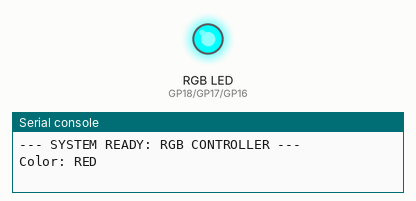
Recording of a program running on a simulated Raspberry Pi Pico running MicroPython. Parts: an RGB LED mixed from three pins (HIGH = lit), the last lines printed to the serial console.

Above: at 0.5 s.
At 2.5 s:
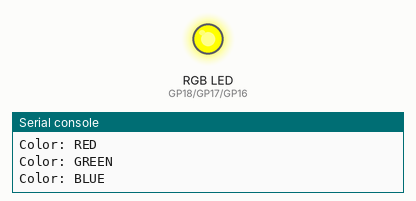
At 3.5 s:
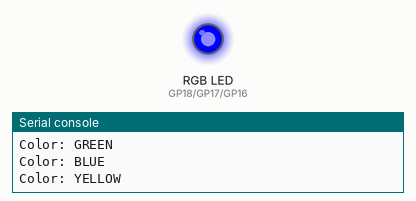
At 4.5 s:
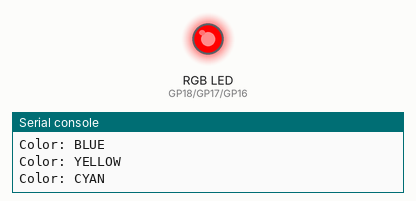
At 6.5 s:
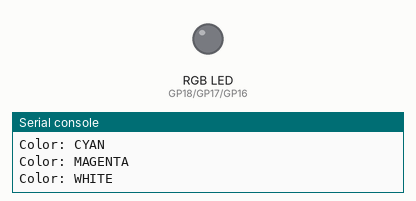
At 9.5 s:
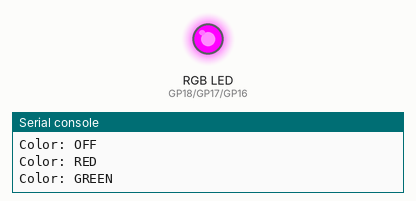
Timing chart, 0 to 10.4 s (numbered marks = the images above):
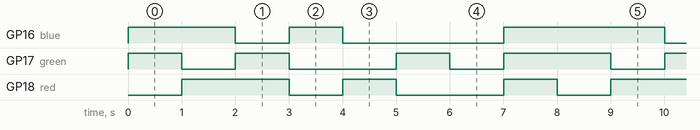

Measured:
- by itself, GP16 (blue): repeats every 8.0 s: LOW 1.0 s, HIGH 1.0 s, LOW 3.0 s, HIGH 3.0 s
- by itself, GP17 (green), GP18 (red): repeats every 8.0 s: LOW 1.0 s, HIGH 1.0 s, LOW 2.0 s, HIGH 1.0 s, LOW 1.0 s, HIGH 2.0 s
- by itself, everything shown: repeats every 8.0 s, in 8 steps

The program:

01_rgb_led.py
```python
# -----------------------------------------------------------------------------
# Lesson 01: The Hello World of Hardware (RGB LED)
# -----------------------------------------------------------------------------
# Module: KY-016 RGB LED Module
# Goal: Control color mixing using PWM (Pulse Width Modulation).
#
# ANATOMY:
# - Common Cathode (-): Shared Ground. Logic: High = ON.
# - Common Anode (+): Shared Power. Logic: Low = ON.
#
# WIRING:
# - R (Red)   -> GP18
# - G (Green) -> GP17
# - B (Blue)  -> GP16
# - - (GND)   -> GND
# -----------------------------------------------------------------------------

import machine
import time

class HardwareConfig:
    PIN_R = 18
    PIN_G = 17
    PIN_B = 16
    COMMON_ANODE = True # Set to False if using Common Cathode

def set_color(r_pwm, g_pwm, b_pwm, r_val, g_val, b_val):
    """
    Sets specific PWM duty cycles for RGB channels.
    Handles Common Anode logic inversion automatically.
    """
    if HardwareConfig.COMMON_ANODE:
        # Invert: 0 becomes 65535 (ON), 65535 becomes 0 (OFF)
        r_pwm.duty_u16(65535 - r_val)
        g_pwm.duty_u16(65535 - g_val)
        b_pwm.duty_u16(65535 - b_val)
    else:
        # Standard: Higher = Brighter
        r_pwm.duty_u16(r_val)
        g_pwm.duty_u16(g_val)
        b_pwm.duty_u16(b_val)

def main():
    # 1. Setup Pins (1kHz Frequency)
    red = machine.PWM(machine.Pin(HardwareConfig.PIN_R))
    green = machine.PWM(machine.Pin(HardwareConfig.PIN_G))
    blue = machine.PWM(machine.Pin(HardwareConfig.PIN_B))

    red.freq(1000)
    green.freq(1000)
    blue.freq(1000)

    print("--- SYSTEM READY: RGB CONTROLLER ---")

    colors = [
        ("RED",    65535, 0, 0),
        ("GREEN",  0, 65535, 0),
        ("BLUE",   0, 0, 65535),
        ("YELLOW", 65535, 65535, 0),
        ("CYAN",   0, 65535, 65535),
        ("MAGENTA",65535, 0, 65535),
        ("WHITE",  65535, 65535, 65535),
        ("OFF",    0, 0, 0)
    ]

    try:
        while True:
            for name, r, g, b in colors:
                print(f"Color: {name}")
                set_color(red, green, blue, r, g, b)
                time.sleep(1)

    except KeyboardInterrupt:
        # Turn off on exit
        set_color(red, green, blue, 0, 0, 0)
        print("\nProgram Stopped.")

if __name__ == "__main__":
    main()
```
